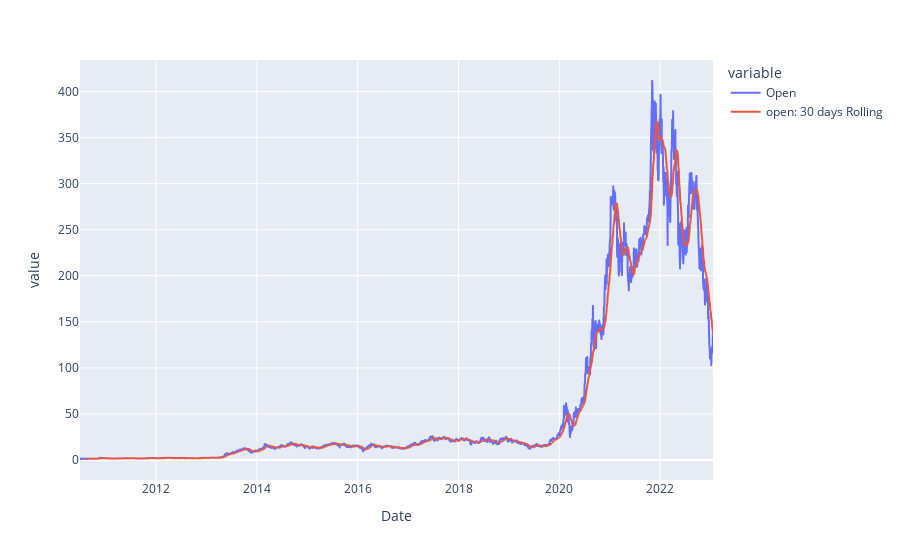

The notebook cell this image was saved under:
### Code cell
fig=px.line(df_tesla,x=df_tesla.index,y=["Open","open: 30 days Rolling"])
fig.show()

### Figure 1 — Plotly figure (JSON) as saved in the notebook; plotly's stock layout.template omitted (floating-point values rounded to 4 significant figures; data arrays with more than 128 entries replaced by an {"elided": "..."} marker saying what was removed)
{"data": [{"hovertemplate": "variable=Open<br>Date=%{x}<br>value=%{y}<extra></extra>", "legendgroup": "Open", "line": {"color": "#636efa", "dash": "solid"}, "marker": {"symbol": "circle"}, "mode": "lines", "name": "Open", "showlegend": true, "type": "scattergl", "x": {"elided": "3162 str values"}, "xaxis": "x", "y": {"elided": "3162 float values"}, "yaxis": "y"}, {"hovertemplate": "variable=open: 30 days Rolling<br>Date=%{x}<br>value=%{y}<extra></extra>", "legendgroup": "open: 30 days Rolling", "line": {"color": "#EF553B", "dash": "solid"}, "marker": {"symbol": "circle"}, "mode": "lines", "name": "open: 30 days Rolling", "showlegend": true, "type": "scattergl", "x": {"elided": "3162 str values"}, "xaxis": "x", "y": {"elided": "3162 float values"}, "yaxis": "y"}], "layout": {"legend": {"title": {"text": "variable"}, "tracegroupgap": 0}, "margin": {"t": 60}, "xaxis": {"anchor": "y", "domain": [0, 1], "title": {"text": "Date"}}, "yaxis": {"anchor": "x", "domain": [0, 1], "title": {"text": "value"}}}}
